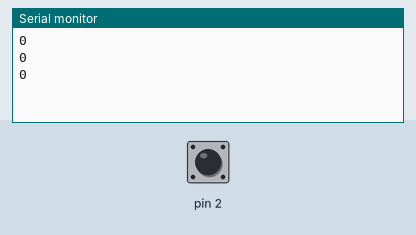
Bench run of a sketch on a simulated Arduino Uno, built with avr-gcc and run on an emulated ATmega328P. Parts: the last lines printed to the serial monitor. The test bench sets the inputs (shaded band); at power-on: pin 2 HIGH.

Above: at 1.2 s.
1.3 s: pin 2 pulled LOW for 0.15 s
At 1.9 s:
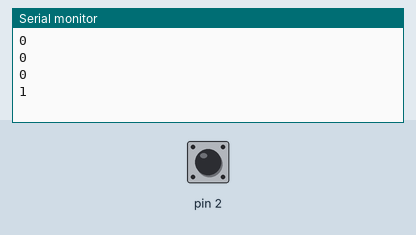
2.9 s: pin 2 pulled LOW for 1 s
At 3.4 s:
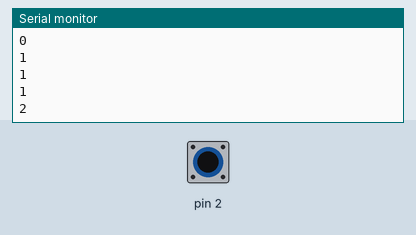
5.4 s: pin 2 pulled LOW for 0.15 s
At 5.9 s:
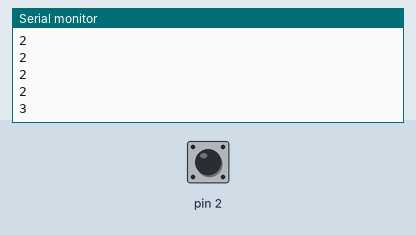
Timing chart, 0 to 8.4 s (numbered marks = the images above; inputs shaded):
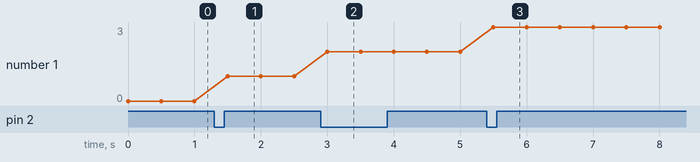

The sketch:

problem_1.ino
```cpp
#include <Arduino.h>

volatile int btnCount = 0;

void setup() {
    Serial.begin(9600);
    pinMode(2, INPUT_PULLUP);
    attachInterrupt(digitalPinToInterrupt(2), int1_ISR, FALLING);
}

void loop() {
    Serial.println(btnCount);
    delay(500);
}

void int1_ISR() {
    btnCount++;
}
```

Measured:
- after the input at 1.3 s, the serial monitor: prints a new line after 0.20 s (image 1)
- after the input at 2.9 s, the serial monitor: prints a new line after 0.10 s (image 2)
- after the input at 5.4 s, the serial monitor: prints a new line after 0.10 s (image 3)
- plotted number 1: 0 → 1 after the input at 1.3 s, 1 → 2 after the input at 2.9 s, 2 → 3 after the input at 5.4 s
